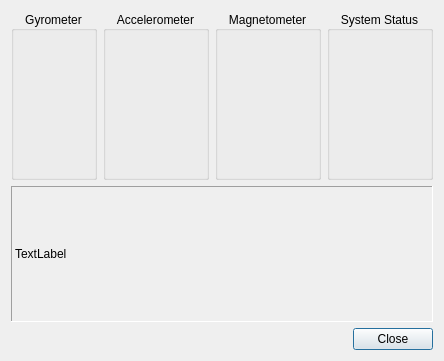
<?xml version="1.0" encoding="UTF-8"?>
<ui version="4.0">
 <class>CalibrateBNO</class>
 <widget class="QDialog" name="CalibrateBNO">
  <property name="geometry">
   <rect>
    <x>0</x>
    <y>0</y>
    <width>410</width>
    <height>361</height>
   </rect>
  </property>
  <property name="windowTitle">
   <string>Calibration</string>
  </property>
  <layout class="QVBoxLayout" name="verticalLayout">
   <item>
    <layout class="QHBoxLayout" name="horizontalLayout">
     <item>
      <widget class="QGroupBox" name="groupBox">
       <property name="sizePolicy">
        <sizepolicy hsizetype="Preferred" vsizetype="Preferred">
         <horstretch>1</horstretch>
         <verstretch>0</verstretch>
        </sizepolicy>
       </property>
       <property name="title">
        <string>Gyrometer</string>
       </property>
       <property name="alignment">
        <set>Qt::AlignmentFlag::AlignCenter</set>
       </property>
       <layout class="QGridLayout" name="gridLayout">
        <item row="0" column="0">
         <spacer name="horizontalSpacer_2">
          <property name="orientation">
           <enum>Qt::Orientation::Horizontal</enum>
          </property>
          <property name="sizeHint" stdset="0">
           <size>
            <width>0</width>
            <height>20</height>
           </size>
          </property>
         </spacer>
        </item>
        <item row="0" column="1">
         <widget class="QLabel" name="pxmGyro">
          <property name="sizePolicy">
           <sizepolicy hsizetype="Fixed" vsizetype="Fixed">
            <horstretch>0</horstretch>
            <verstretch>0</verstretch>
           </sizepolicy>
          </property>
          <property name="minimumSize">
           <size>
            <width>61</width>
            <height>61</height>
           </size>
          </property>
          <property name="maximumSize">
           <size>
            <width>61</width>
            <height>61</height>
           </size>
          </property>
          <property name="text">
           <string/>
          </property>
          <property name="pixmap">
           <pixmap>:/Icons/x.svg</pixmap>
          </property>
          <property name="scaledContents">
           <bool>true</bool>
          </property>
          <property name="alignment">
           <set>Qt::AlignmentFlag::AlignCenter</set>
          </property>
         </widget>
        </item>
        <item row="0" column="2">
         <spacer name="horizontalSpacer">
          <property name="orientation">
           <enum>Qt::Orientation::Horizontal</enum>
          </property>
          <property name="sizeHint" stdset="0">
           <size>
            <width>0</width>
            <height>20</height>
           </size>
          </property>
         </spacer>
        </item>
        <item row="1" column="1">
         <widget class="SignalBars" name="sbg" native="true">
          <property name="sizePolicy">
           <sizepolicy hsizetype="Maximum" vsizetype="Preferred">
            <horstretch>0</horstretch>
            <verstretch>0</verstretch>
           </sizepolicy>
          </property>
          <property name="minimumSize">
           <size>
            <width>61</width>
            <height>61</height>
           </size>
          </property>
          <property name="maximumSize">
           <size>
            <width>61</width>
            <height>61</height>
           </size>
          </property>
          <property name="toolTip">
           <string>Leave Stable in an orientation to calibrate</string>
          </property>
         </widget>
        </item>
       </layout>
      </widget>
     </item>
     <item>
      <widget class="QGroupBox" name="groupBox_2">
       <property name="sizePolicy">
        <sizepolicy hsizetype="Preferred" vsizetype="Preferred">
         <horstretch>1</horstretch>
         <verstretch>0</verstretch>
        </sizepolicy>
       </property>
       <property name="title">
        <string>Accelerometer</string>
       </property>
       <property name="alignment">
        <set>Qt::AlignmentFlag::AlignCenter</set>
       </property>
       <layout class="QGridLayout" name="gridLayout_2">
        <item row="1" column="1">
         <widget class="SignalBars" name="sba" native="true">
          <property name="sizePolicy">
           <sizepolicy hsizetype="Maximum" vsizetype="Preferred">
            <horstretch>0</horstretch>
            <verstretch>0</verstretch>
           </sizepolicy>
          </property>
          <property name="minimumSize">
           <size>
            <width>61</width>
            <height>61</height>
           </size>
          </property>
          <property name="maximumSize">
           <size>
            <width>61</width>
            <height>61</height>
           </size>
          </property>
          <property name="toolTip">
           <string>Rotate headset in 90deg increments, stopping and holding steady for 2 sec. After 360 rotate 90 in any other direction and hold.</string>
          </property>
         </widget>
        </item>
        <item row="0" column="0">
         <spacer name="horizontalSpacer_3">
          <property name="orientation">
           <enum>Qt::Orientation::Horizontal</enum>
          </property>
          <property name="sizeHint" stdset="0">
           <size>
            <width>16</width>
            <height>20</height>
           </size>
          </property>
         </spacer>
        </item>
        <item row="0" column="2">
         <spacer name="horizontalSpacer_4">
          <property name="orientation">
           <enum>Qt::Orientation::Horizontal</enum>
          </property>
          <property name="sizeHint" stdset="0">
           <size>
            <width>16</width>
            <height>20</height>
           </size>
          </property>
         </spacer>
        </item>
        <item row="0" column="1">
         <widget class="QLabel" name="pxmAccel">
          <property name="sizePolicy">
           <sizepolicy hsizetype="Fixed" vsizetype="Fixed">
            <horstretch>0</horstretch>
            <verstretch>0</verstretch>
           </sizepolicy>
          </property>
          <property name="minimumSize">
           <size>
            <width>61</width>
            <height>61</height>
           </size>
          </property>
          <property name="maximumSize">
           <size>
            <width>61</width>
            <height>61</height>
           </size>
          </property>
          <property name="text">
           <string/>
          </property>
          <property name="pixmap">
           <pixmap>:/Icons/x.svg</pixmap>
          </property>
          <property name="scaledContents">
           <bool>true</bool>
          </property>
          <property name="alignment">
           <set>Qt::AlignmentFlag::AlignCenter</set>
          </property>
         </widget>
        </item>
       </layout>
      </widget>
     </item>
     <item>
      <widget class="QGroupBox" name="groupBox_3">
       <property name="sizePolicy">
        <sizepolicy hsizetype="Preferred" vsizetype="Preferred">
         <horstretch>1</horstretch>
         <verstretch>0</verstretch>
        </sizepolicy>
       </property>
       <property name="title">
        <string>Magnetometer</string>
       </property>
       <property name="alignment">
        <set>Qt::AlignmentFlag::AlignCenter</set>
       </property>
       <layout class="QGridLayout" name="gridLayout_3">
        <item row="0" column="1">
         <widget class="QLabel" name="pxmMag">
          <property name="sizePolicy">
           <sizepolicy hsizetype="Fixed" vsizetype="Fixed">
            <horstretch>0</horstretch>
            <verstretch>0</verstretch>
           </sizepolicy>
          </property>
          <property name="minimumSize">
           <size>
            <width>61</width>
            <height>61</height>
           </size>
          </property>
          <property name="maximumSize">
           <size>
            <width>61</width>
            <height>61</height>
           </size>
          </property>
          <property name="text">
           <string/>
          </property>
          <property name="pixmap">
           <pixmap>:/Icons/x.svg</pixmap>
          </property>
          <property name="scaledContents">
           <bool>true</bool>
          </property>
          <property name="alignment">
           <set>Qt::AlignmentFlag::AlignCenter</set>
          </property>
         </widget>
        </item>
        <item row="0" column="0">
         <spacer name="horizontalSpacer_5">
          <property name="orientation">
           <enum>Qt::Orientation::Horizontal</enum>
          </property>
          <property name="sizeHint" stdset="0">
           <size>
            <width>16</width>
            <height>20</height>
           </size>
          </property>
         </spacer>
        </item>
        <item row="0" column="2">
         <spacer name="horizontalSpacer_6">
          <property name="orientation">
           <enum>Qt::Orientation::Horizontal</enum>
          </property>
          <property name="sizeHint" stdset="0">
           <size>
            <width>16</width>
            <height>20</height>
           </size>
          </property>
         </spacer>
        </item>
        <item row="1" column="1">
         <widget class="SignalBars" name="sbm" native="true">
          <property name="sizePolicy">
           <sizepolicy hsizetype="Maximum" vsizetype="Preferred">
            <horstretch>0</horstretch>
            <verstretch>0</verstretch>
           </sizepolicy>
          </property>
          <property name="minimumSize">
           <size>
            <width>61</width>
            <height>61</height>
           </size>
          </property>
          <property name="maximumSize">
           <size>
            <width>61</width>
            <height>61</height>
           </size>
          </property>
          <property name="toolTip">
           <string>Spin tracker in a 360 to calibrate</string>
          </property>
         </widget>
        </item>
       </layout>
      </widget>
     </item>
     <item>
      <widget class="QGroupBox" name="groupBox_4">
       <property name="sizePolicy">
        <sizepolicy hsizetype="Preferred" vsizetype="Preferred">
         <horstretch>1</horstretch>
         <verstretch>0</verstretch>
        </sizepolicy>
       </property>
       <property name="title">
        <string>System Status</string>
       </property>
       <property name="alignment">
        <set>Qt::AlignmentFlag::AlignCenter</set>
       </property>
       <layout class="QGridLayout" name="gridLayout_4">
        <item row="0" column="0">
         <spacer name="horizontalSpacer_7">
          <property name="orientation">
           <enum>Qt::Orientation::Horizontal</enum>
          </property>
          <property name="sizeHint" stdset="0">
           <size>
            <width>16</width>
            <height>20</height>
           </size>
          </property>
         </spacer>
        </item>
        <item row="0" column="1">
         <widget class="QLabel" name="pxmSys">
          <property name="sizePolicy">
           <sizepolicy hsizetype="Fixed" vsizetype="Fixed">
            <horstretch>0</horstretch>
            <verstretch>0</verstretch>
           </sizepolicy>
          </property>
          <property name="minimumSize">
           <size>
            <width>61</width>
            <height>61</height>
           </size>
          </property>
          <property name="maximumSize">
           <size>
            <width>61</width>
            <height>61</height>
           </size>
          </property>
          <property name="text">
           <string/>
          </property>
          <property name="pixmap">
           <pixmap>:/Icons/x.svg</pixmap>
          </property>
          <property name="scaledContents">
           <bool>true</bool>
          </property>
          <property name="alignment">
           <set>Qt::AlignmentFlag::AlignCenter</set>
          </property>
         </widget>
        </item>
        <item row="0" column="2">
         <spacer name="horizontalSpacer_8">
          <property name="orientation">
           <enum>Qt::Orientation::Horizontal</enum>
          </property>
          <property name="sizeHint" stdset="0">
           <size>
            <width>16</width>
            <height>20</height>
           </size>
          </property>
         </spacer>
        </item>
        <item row="1" column="1">
         <widget class="SignalBars" name="sbs" native="true">
          <property name="minimumSize">
           <size>
            <width>61</width>
            <height>61</height>
           </size>
          </property>
          <property name="maximumSize">
           <size>
            <width>61</width>
            <height>61</height>
           </size>
          </property>
          <property name="toolTip">
           <string>Quality of output. A value above zero is all that is required.</string>
          </property>
         </widget>
        </item>
       </layout>
      </widget>
     </item>
    </layout>
   </item>
   <item>
    <widget class="QLabel" name="lblStep">
     <property name="sizePolicy">
      <sizepolicy hsizetype="Preferred" vsizetype="MinimumExpanding">
       <horstretch>0</horstretch>
       <verstretch>0</verstretch>
      </sizepolicy>
     </property>
     <property name="frameShape">
      <enum>QFrame::Shape::Panel</enum>
     </property>
     <property name="frameShadow">
      <enum>QFrame::Shadow::Sunken</enum>
     </property>
     <property name="text">
      <string notr="true">TextLabel</string>
     </property>
    </widget>
   </item>
   <item>
    <widget class="QDialogButtonBox" name="buttonBox">
     <property name="orientation">
      <enum>Qt::Orientation::Horizontal</enum>
     </property>
     <property name="standardButtons">
      <set>QDialogButtonBox::StandardButton::Close</set>
     </property>
    </widget>
   </item>
  </layout>
 </widget>
 <customwidgets>
  <customwidget>
   <class>SignalBars</class>
   <extends>QWidget</extends>
   <header>signalbars.h</header>
   <container>1</container>
  </customwidget>
 </customwidgets>
 <resources/>
 <connections>
  <connection>
   <sender>buttonBox</sender>
   <signal>accepted()</signal>
   <receiver>CalibrateBNO</receiver>
   <slot>accept()</slot>
   <hints>
    <hint type="sourcelabel">
     <x>248</x>
     <y>254</y>
    </hint>
    <hint type="destinationlabel">
     <x>157</x>
     <y>274</y>
    </hint>
   </hints>
  </connection>
  <connection>
   <sender>buttonBox</sender>
   <signal>rejected()</signal>
   <receiver>CalibrateBNO</receiver>
   <slot>reject()</slot>
   <hints>
    <hint type="sourcelabel">
     <x>316</x>
     <y>260</y>
    </hint>
    <hint type="destinationlabel">
     <x>286</x>
     <y>274</y>
    </hint>
   </hints>
  </connection>
 </connections>
</ui>
